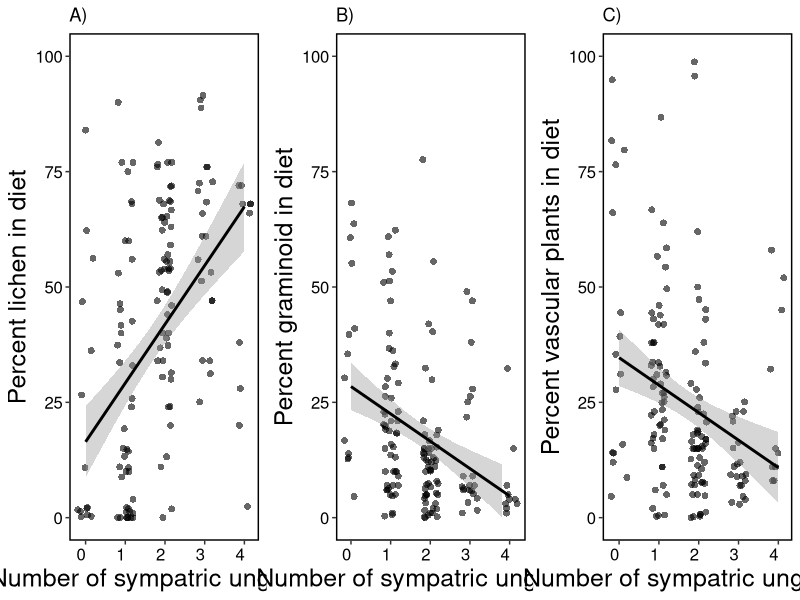

R code for this plot:


library(data.table)
library(ggplot2)
library(gridExtra)

sub <- fread("output/clean-data.csv")

sub <- sub[!is.na(sub$sympatric_ungulates)]

### Sympatric ungulates
sub$sympatric_ungulates[sub$sympatric_ungulates == "4"] <- "4"
sub$sympatric_ungulates[sub$sympatric_ungulates == "5"] <- "4"
sub$sympatric_ungulates[sub$sympatric_ungulates == "6"] <- "4"

sub$sympatric_ungulates <- as.numeric(sub$sympatric_ungulates) #, levels=c("0", "1",  "2", "3", ">4"))


png("figures/fig3.png", width = 8000, height = 4000, units = "px", res = 600)
aa <- ggplot(sub, 
             aes(sympatric_ungulates, lichen, fill=sympatric_ungulates)) + 
  geom_jitter(color = "black", 
              shape = 16,
              position = position_jitter(0.2),
              size = 2,
              alpha = 0.6) +
  geom_smooth(method = "lm", color = "black") +
  #geom_boxplot(fill = "darkgrey", 
  #             alpha = 0.5,
  #             outlier.color = NA) + 
  ylab("Percent lichen in diet") + xlab("Number of sympatric ungulates") +
  ylim(0,100) +
  ggtitle("A)") +
  theme(legend.position = 'none',
        legend.key = element_blank(),
        legend.text = element_text(size = 12, color = "black"),
        legend.title = element_blank(),
        axis.title = element_text(size=18),
        axis.text.y = element_text(size=12, color = "black"),
        axis.text.x = element_text(size = 12, color = "black",  hjust = 1), 
        strip.text  = element_text(size = 16),
        strip.background = element_rect(colour="black", size = 1, fill = "white"),
        panel.grid.minor = element_blank(),
        panel.background = element_blank(),
        panel.border = element_rect(colour = "black", fill=NA, size=1)) 

bb <- ggplot(sub, 
             aes(sympatric_ungulates, graminoid, fill=sympatric_ungulates)) + 
  geom_jitter(color = "black", 
              shape = 16,
              position = position_jitter(0.2),
              size = 2,
              alpha = 0.6) +
  geom_smooth(method = "lm", color = "black") +
  #geom_boxplot(fill = "darkgrey", 
  #             alpha = 0.5,
  #             outlier.color = NA) + 
  ylab("Percent graminoid in diet") + xlab("Number of sympatric ungulates") +
  ylim(0,100) +
  ggtitle("B)") +
  theme(legend.position = 'none',
        legend.key = element_blank(),
        legend.text = element_text(size = 12, color = "black"),
        legend.title = element_blank(),
        axis.title = element_text(size=18),
        axis.text.y = element_text(size=12, color = "black"),
        axis.text.x = element_text(size = 12, color = "black", hjust = 1), 
        strip.text  = element_text(size = 16),
        strip.background = element_rect(colour="black", size = 1, fill = "white"),
        panel.grid.minor = element_blank(),
        panel.background = element_blank(),
        panel.border = element_rect(colour = "black", fill=NA, size=1)) 

cc <- ggplot(sub, 
             aes(sympatric_ungulates, vascular, fill=sympatric_ungulates)) + 
  geom_jitter(color = "black", 
              shape = 16,
              position = position_jitter(0.2),
              size = 2,
              alpha = 0.6) +
  geom_smooth(method = "lm", color = "black") +
  #geom_boxplot(fill = "darkgrey", 
   #            alpha = 0.5,
    #           outlier.color = NA) + 
  ylab("Percent vascular plants in diet") + xlab("Number of sympatric ungulates") +
  ylim(0,100) +
  ggtitle("C)") +
  theme(legend.position = 'none',
        legend.key = element_blank(),
        legend.text = element_text(size = 12, color = "black"),
        legend.title = element_blank(),
        axis.title = element_text(size=18),
        axis.text.y = element_text(size=12, color = "black"),
        axis.text.x = element_text(size = 12, color = "black", hjust = 1), 
        strip.text  = element_text(size = 16),
        strip.background = element_rect(colour="black", size = 1, fill = "white"),
        panel.grid.minor = element_blank(),
        panel.background = element_blank(),
        panel.border = element_rect(colour = "black", fill=NA, size=1)) 


grid.arrange(aa,bb, cc, nrow = 1)
dev.off()
